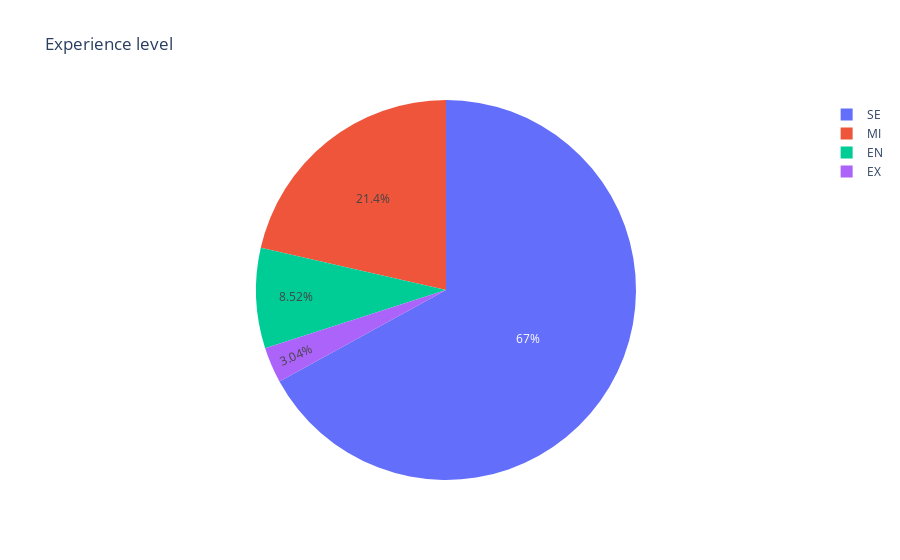

Notebook code for this chart:
### Markdown cell above
I found these results quite interesting and decided to take a look at the experience level in this dataset.

### Code cell
fig=px.pie(df, values=df['experience_level'].value_counts().values,
           names=df['experience_level'].value_counts().index, title='Experience level')
fig.show()

### Figure 1 — Plotly figure (JSON) as saved in the notebook; plotly's stock layout.template omitted (floating-point values rounded to 4 significant figures)
{"data": [{"domain": {"x": [0, 1], "y": [0, 1]}, "hovertemplate": "label=%{label}<br>value=%{value}<extra></extra>", "labels": ["SE", "MI", "EN", "EX"], "legendgroup": "", "name": "", "showlegend": true, "type": "pie", "values": [2516, 805, 320, 114]}], "layout": {"legend": {"tracegroupgap": 0}, "title": {"text": "Experience level"}}}
